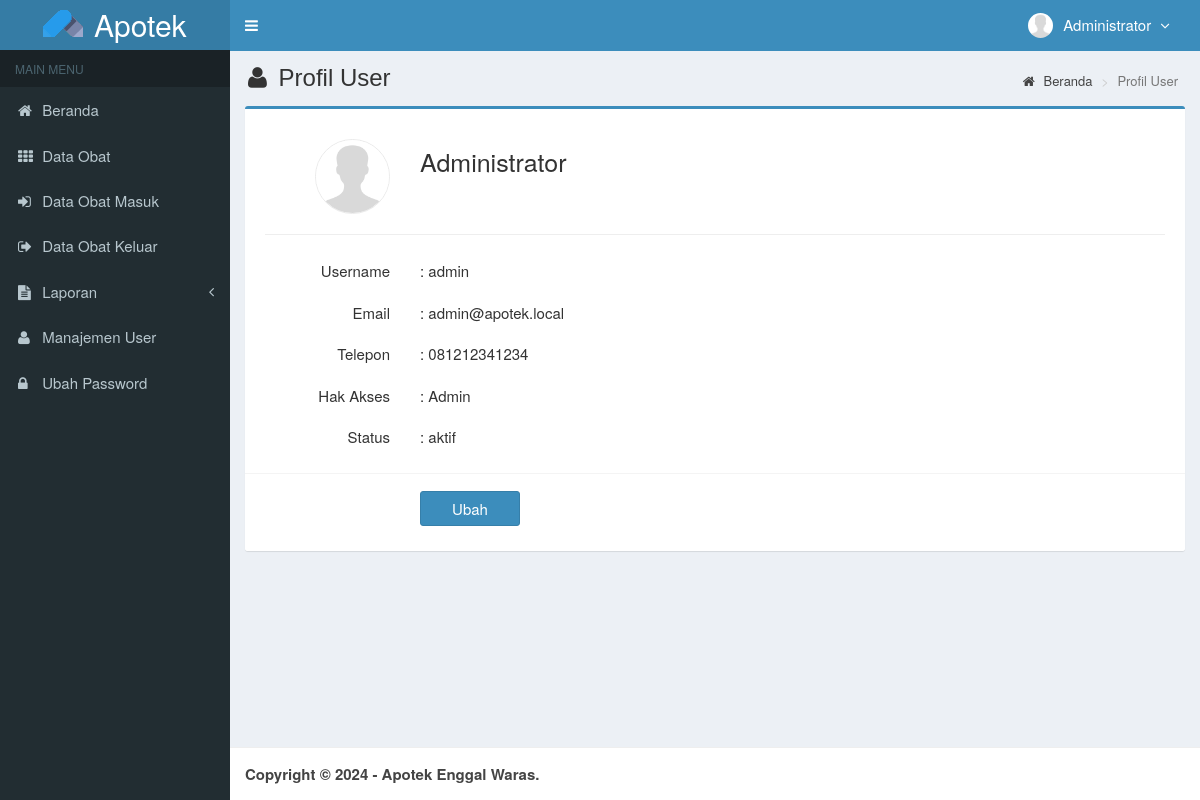
The app's page /main.php?module=profil (signed in) with its own data.
### tables this page shows
CREATE TABLE `users` (
  `id_user` int(3) NOT NULL,
  `username` varchar(50) NOT NULL,
  `nama_user` varchar(50) NOT NULL,
  `password` varchar(50) NOT NULL,
  `email` varchar(50) DEFAULT NULL,
  `telepon` varchar(13) DEFAULT NULL,
  `foto` varchar(100) DEFAULT NULL,
  `hak_akses` enum('Admin','Owner','Gudang') DEFAULT NULL,
  `status` enum('aktif','blokir') NOT NULL DEFAULT 'aktif',
  `created_at` timestamp NOT NULL DEFAULT CURRENT_TIMESTAMP,
  `updated_at` timestamp NOT NULL DEFAULT CURRENT_TIMESTAMP ON UPDATE CURRENT_TIMESTAMP
);

### modules/profil/view.php (the view, shortened to what this page needs)
<?php
$query = mysqli_query($mysqli, "SELECT * FROM users WHERE id_user='$_SESSION[id_user]'")
  or die('Ada kesalahan pada query tampil data user : ' . mysqli_error($mysqli));
$data  = mysqli_fetch_assoc($query);
?>
<section class="content-header">
  <h1>
    <i class="fa fa-user icon-title"></i> Profil User
  </h1>
  <ol class="breadcrumb">
    <li><a href="?module=beranda"><i class="fa fa-home"></i> Beranda</a></li>
    <li class="active">Profil User</li>
  </ol>
</section>
<section class="content">
  <div class="row">
    <div class="col-md-12">
      <div class="box box-primary">
        <form role="form" class="form-horizontal" method="POST" action="?module=form_profil" enctype="multipart/form-data">
          <div class="box-body">
            <div class="form-group">
              <label class="col-sm-2 control-label">
                <?php if ($data['foto'] == "") : ?>
                  <img style="border:1px solid #eaeaea;border-radius:50px;" src="images/user/user-default.png" width="75">
                <?php else : ?>
                  <img style="border:1px solid #eaeaea;border-radius:50px;" src="images/user/<?= $data['foto']; ?>" width="75">
                <?php endif ?>
              </label>
              <label style="font-size:25px;margin-top:10px;" class="col-sm-8"><?= $data['nama_user']; ?></label>
            </div>
            <hr>
            <div class="form-group">
              <label class="col-sm-2 control-label">Username</label>
              <label style="text-align:left" class="col-sm-8 control-label">: <?= $data['username']; ?></label>
            </div>
            <div class="form-group">
              <label class="col-sm-2 control-label">Email</label>
              <label style="text-align:left" class="col-sm-8 control-label">: <?= $data['email']; ?></label>
            </div>
            <div class="form-group">
              <label class="col-sm-2 control-label">Telepon</label>
              <label style="text-align:left" class="col-sm-8 control-label">: <?= $data['telepon']; ?></label>
            </div>
            <div class="form-group">
              <label class="col-sm-2 control-label">Hak Akses</label>
              <label style="text-align:left" class="col-sm-8 control-label">: <?= $data['hak_akses']; ?></label>
            </div>
            <div class="form-group">
              <label class="col-sm-2 control-label">Status</label>
              <label style="text-align:left" class="col-sm-8 control-label">: <?= $data['status']; ?></label>
            </div>
          </div>
          <div class="box-footer">
            <div class="form-group">
              <div class="col-sm-offset-2 col-sm-10">
                <input type="submit" class="btn btn-primary btn-submit" name="ubah" value="Ubah">
              </div>
            </div>
          </div>
        </form>
      </div>
    </div>
  </div>
</section><!-- /.content

### top-menu.php (shortened to what this page needs)
<?php
$query = mysqli_query($mysqli, "SELECT id_user, nama_user, foto, hak_akses FROM users WHERE id_user='$_SESSION[id_user]'")
  or die('Ada kesalahan pada query tampil Manajemen User: ' . mysqli_error($mysqli));
$data = mysqli_fetch_assoc($query);
?>
<li class="dropdown user user-menu">
  <a href="#" class="dropdown-toggle" data-toggle="dropdown">
    <img src="<?= $data['foto'] == "" ? 'images/user/user-default.png' : 'images/user/' . $data['foto'] ?>" class="user-image" alt="User Image" />
    <span class="hidden-xs"><?= $data['nama_user'] ?> <i style="margin-left:5px" class="fa fa-angle-down"></i></span>
  </a>
</li>

### assets/css/style.css (style rules this page uses)
.form-horizontal .control-label { margin-bottom: 0; padding-top: 5px; text-align: right; }
label { display: inline-block; font-size: 15px; font-weight: 400; margin-bottom: 5px; max-width: 100%; }
.content-header { padding: 15px 18px 0; position: relative; }
.content-header > .breadcrumb { background: transparent none repeat scroll 0 0; border-radius: 2px; float: right; font-size: 13px; margin-bottom: 0; margin-top: 0; padding: 7px 12px; position: absolute; right: 10px; top: 15px; }
.btn-submit { width: 100px; margin-top: 7px; margin-right: 10px; font-size: 15px; }
.icon-title { margin-right: 5px; }
body { background-color: #fff; color: #333; font-size: 15px; line-height: 1.42857; }

### records on screen
users: foto (picture), nama_user "Administrator", username "admin", email "admin@apotek.local", telepon "081212341234", hak_akses "Admin", status "aktif"
